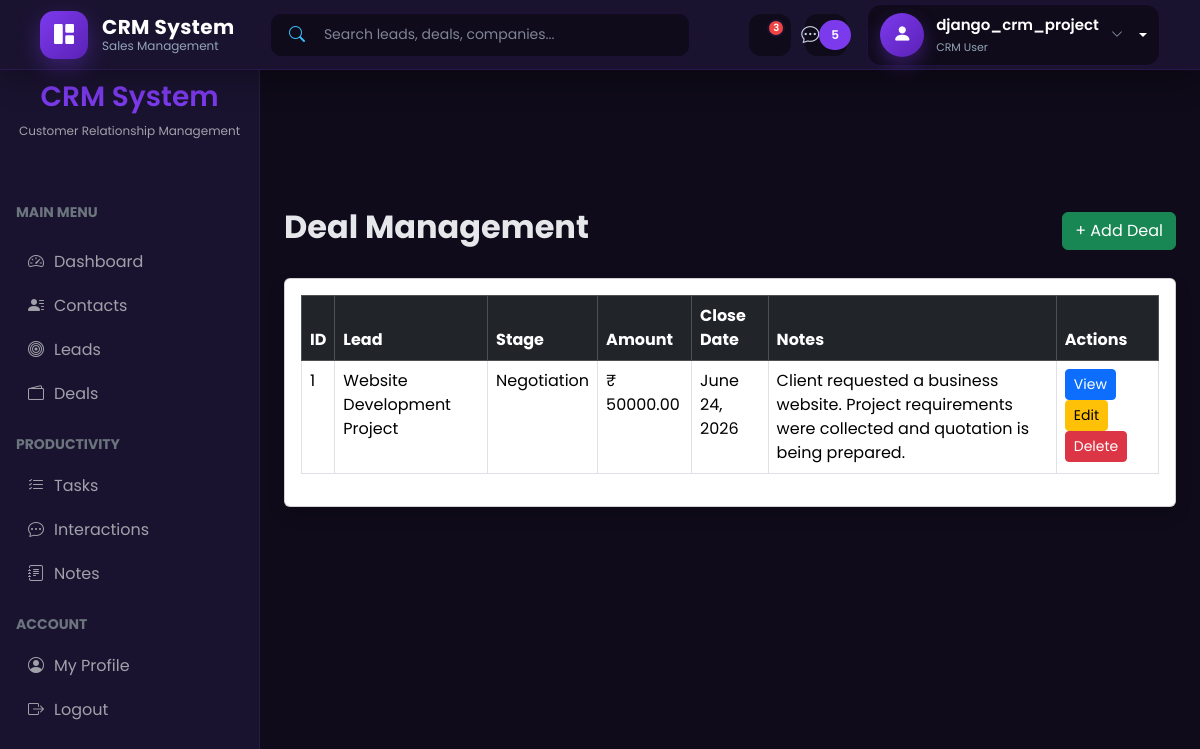
Page /deals/ (signed in) on the earlier database version.
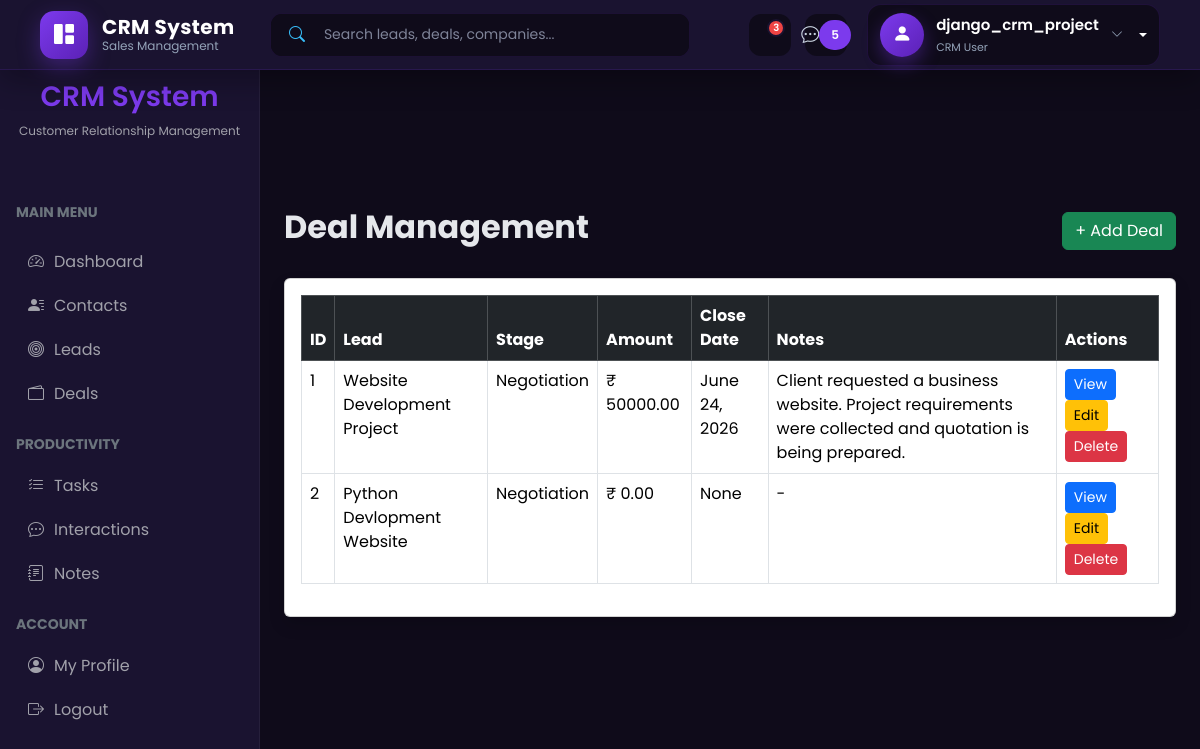
Same page on the later database version.
### accounts/models.py (models this page shows, shortened)
class CustomUser(AbstractUser):
    ROLE_CHOICES = (
        ('admin', 'Admin'),
        ('agent', 'Agent'),
    )
    role = models.CharField(max_length=10, choices=ROLE_CHOICES, default='agent')
    phone = models.CharField(max_length=15, blank=True, null=True)
    profile_pic = models.ImageField(upload_to="profiles/", blank=True, null=True)
    email = models.EmailField(unique=True)
    is_approved = models.BooleanField(default=False, help_text="Admin approval required for login")

### deals/models.py (models this page shows, shortened)
class Deal(models.Model):
    STAGE_CHOICES = (
        ('negotiation', 'Negotiation'),
        ('contract', 'Contract'),
        ('closed_won', 'Closed_Won'),
        ('closed_lost', 'Closed_Lost'),
    )
    lead = models.OneToOneField(Lead, on_delete=models.CASCADE)
    amount = models.DecimalField(max_digits=12, decimal_places=2, )
    stage = models.CharField(choices=STAGE_CHOICES, max_length=20)
    close_date = models.DateField(null=True, blank=True)
    notes = models.TextField(blank=True)
    created_at = models.DateTimeField(auto_now_add=True)

### leads/models.py (models this page shows)
class Lead(models.Model):
    STATUS_CHOICES = [
        ('new','New'),
        ('contacted','Contacted'),
        ('qualified','Qualified'),
        ('proposal','Proposal'),
        ('won','Won'),
        ('lost','Lost'),
    ]
    contact = models.ForeignKey(Contact,on_delete=models.CASCADE)
    title = models.CharField(max_length=200)
    status = models.CharField(max_length=20, choices=STATUS_CHOICES, default='new')
    assigned_to = models.ForeignKey(settings.AUTH_USER_MODEL, on_delete=models.SET_NULL, null=True,blank=True)
    estimated_value = models.DecimalField(max_digits=12, decimal_places=2, default=0)
    expected_close =models.DateField(null=True, blank=True)
    created_at = models.DateTimeField(auto_now_add=True)
    updated_at =models.DateTimeField(auto_now=True)
    def __str__(self):
        return self.title

### deals/views.py (the view)
# urls.py: path("", views.deal_list, name="deal_list"),
@login_required
def deal_list(request):
    deals = Deal.objects.select_related('lead').all()
    return render(request, "deals/deal_list.html", {"deals": deals})

### templates/deals/deal_list.html (shortened to what this page needs)
{% extends "base.html" %}
{% block content %}
<div class="container mt-4">
    <div class="d-flex justify-content-between align-items-center mb-4">
        <h2 class="fw-bold">Deal Management</h2>
        <a href="{% url 'deal_create' %}" class="btn btn-success">
            + Add Deal
        </a>
    </div>
    <div class="card shadow">
        <div class="card-body">
            <div class="table-responsive">
                <table class="table table-bordered table-hover">
                    <thead class="table-dark">
                        <tr>
                            <th>ID</th>
                            <th>Lead</th>
                            <th>Stage</th>
                            <th>Amount</th>
                            <th>Close Date</th>
                            <th>Notes</th>
                            <th>Actions</th>
                        </tr>
                    </thead>
                    <tbody>
                        {% for deal in deals %}
                        <tr>
                            <td>{{ deal.id }}</td>
                            <td>{{ deal.lead }}</td>
                            <td>{{ deal.get_stage_display }}</td>
                            <td>₹ {{ deal.amount }}</td>
                            <td>{{ deal.close_date }}</td>
                            <td>{{ deal.notes|default:"-" }}</td>
                            <td>
                                <a href="{% url 'deal_detail' deal.id %}" class="btn btn-primary btn-sm">
                                    View
                                </a>
                                <a href="{% url 'deal_edit' deal.id %}" class="btn btn-warning btn-sm">
                                    Edit
                                </a>
                                <a href="{% url 'deal_delete' deal.id %}" class="btn btn-danger btn-sm">
                                    Delete
                                </a>
                            </td>
                        </tr>
                        {% empty %}
                        <tr>
                            <td colspan="7" class="text-center">
                                No Deals Found
                            </td>
                        </tr>
                        {% endfor %}
                    </tbody>
                </table>
            </div>
        </div>
    </div>
</div>
{% endblock %}

### templates/base.html (shortened to what this page needs)
{% load static %}
<!DOCTYPE html>
<html lang="en">
<head>
    <link href="https://cdn.jsdelivr.net/npm/bootstrap@5.3.3/dist/css/bootstrap.min.css"
          rel="stylesheet">
    <link rel="stylesheet"
          href="https://cdn.jsdelivr.net/npm/bootstrap-icons@1.11.3/font/bootstrap-icons.min.css">
 <link rel="stylesheet" href="{% static 'css/base.css' %}">
<link rel="stylesheet" href="{% static 'css/components.css' %}">
<link rel="stylesheet" href="{% static 'css/pages.css' %}">
</head>
<body>
    {% include "includes/sidebar.html" %}
    {% include "includes/navbar.html" %}
    <main class="main-wrapper">
        <div class="container-fluid py-4">
            {% block content %}
            {% endblock %}
        </div>
    </main>
</body>
</html>

### templates/includes/sidebar.html (shortened to what this page needs)
<div class="sidebar">
    <div class="sidebar-logo">
        <h3>CRM System</h3>
        <p>Customer Relationship Management</p>
    </div>
    <div class="px-3 mt-4">
        <small class="text-uppercase text-secondary fw-bold">
            Main Menu
        </small>
    </div>
    <ul class="nav flex-column p-3">
        <li class="nav-item">
            <a href="/" class="nav-link">
                <i class="bi bi-speedometer2"></i>
                Dashboard
            </a>
        </li>
        <li class="nav-item">
            <a href="/contacts/" class="nav-link">
                <i class="bi bi-person-lines-fill"></i>
                Contacts
            </a>
        </li>
        <li class="nav-item">
            <a href="/leads/" class="nav-link">
                <i class="bi bi-bullseye"></i>
                Leads
            </a>
        </li>
        <li class="nav-item">
            <a href="/deals/" class="nav-link">
                <i class="bi bi-wallet2"></i>
                Deals
            </a>
        </li>
    </ul>
    <div class="px-3">
        <small class="text-uppercase text-secondary fw-bold">
            Productivity
        </small>
    </div>
    <ul class="nav flex-column p-3 pt-2">
        <li class="nav-item">
            <a href="/tasks/" class="nav-link">
                <i class="bi bi-list-check"></i>
                Tasks
            </a>
        </li>
        <li class="nav-item">
            <a href="/interactions/" class="nav-link">
                <i class="bi bi-chat-dots"></i>
                Interactions
            </a>
        </li>
        <li class="nav-item">
            <a href="/notes/" class="nav-link">
                <i class="bi bi-journal-text"></i>
                Notes
            </a>
        </li>
    </ul>
    <div class="px-3">
        <small class="text-uppercase text-secondary fw-bold">
            Account
        </small>
    </div>
    <ul class="nav flex-column p-3 pt-2">
        <li class="nav-item">
            <a href="/accounts/profile/" class="nav-link">
                <i class="bi bi-person-circle"></i>
                My Profile
            </a>
        </li>
        <li class="nav-item">
            <a href="/accounts/logout/" class="nav-link">
                <i class="bi bi-box-arrow-right"></i>
                Logout
            </a>
        </li>
    </ul>
</div>

### templates/includes/navbar.html (shortened to what this page needs)
<nav class="navbar navbar-expand-lg crm-navbar">
  <div class="container-fluid">
    <a class="navbar-brand crm-brand" href="{% url 'dashboard' %}">
      <div class="crm-brand-icon">
        <i class="bi bi-grid-1x2-fill"></i>
      </div>
      <div class="crm-brand-text">
        <span class="crm-brand-title"> CRM System </span>
        <small> Sales Management </small>
      </div>
    </a>
    <div class="collapse navbar-collapse" id="crmNavbar">
      <form class="crm-search mx-auto">
        <div class="input-group">
          <span class="input-group-text">
            <i class="bi bi-search"></i>
          </span>
          <input
            type="search"
            class="form-control"
            placeholder="Search leads, deals, companies..."
          />
        </div>
      </form>
      {% if user.is_authenticated %}
      <div class="crm-navbar-actions">
        <a
    href="javascript:void(0);"
    class="crm-nav-icon">
          <span class="crm-nav-badge"> 3 </span>
        </a>
        <a href="#" class="crm-nav-icon">
          <i class="bi bi-chat-dots"></i>
          <span class="crm-badge"> 5 </span>
        </a>
        <div class="dropdown crm-user-dropdown">
          <a
            href="#"
            class="crm-user dropdown-toggle"
            role="button"
            data-bs-toggle="dropdown"
            aria-expanded="false"
          >
            <div class="crm-avatar">
              <i class="bi bi-person-fill"></i>
            </div>
            <div class="crm-user-info">
              <span class="crm-user-name"> {{ user.username }} </span>
<small>
    CRM User
</small>            </div>
            <i class="bi bi-chevron-down crm-arrow"></i>
          </a>
        </div>
      </div>
      {% else %}
      <div class="d-flex align-items-center gap-2 ms-auto">
        <a href="/accounts/login/" class="btn btn-outline-light"> Login </a>
        <a href="/accounts/register/" class="btn btn-primary"> Register </a>
      </div>
      {% endif %}
    </div>
  </div>
</nav>

### static/css/base.css (style rules this page uses)
* { margin: 0; padding: 0; box-sizing: border-box; font-family: "Poppins", sans-serif; }
body { background: #0f0b1a; color: #e5e7eb; }
.sidebar { width: 260px; height: 100vh; position: fixed; top: 0; left: 0; background: #1a1330; border-right: 1px solid rgba(255,255,255,0.05); overflow-y: auto; padding-bottom: 20px; }
.sidebar-logo { text-align: center; padding: 20px 10px; }
.sidebar-logo h3 { color: #7c3aed; font-weight: 600; }
.sidebar-logo p { font-size: 12px; color: #a1a1aa; }
.sidebar .nav-link { color: #a1a1aa; padding: 10px 12px; border-radius: 8px; display: flex; gap: 10px; transition: 0.3s; }
.crm-navbar { position: fixed; top: 0; left: 260px; right: 0; z-index: 1000; }
.main-wrapper { margin-left: 260px; padding-top: 90px; }

### static/css/components.css (style rules this page uses)
.crm-navbar { position:sticky; top:0; z-index:1050; height:70px; padding:0 28px; background:#1a1330; border-bottom:1px solid rgba(124,58,237,.15); box-shadow:0 10px 30px rgba(0,0,0,.30); }
.crm-navbar .container-fluid { height:100%; display:flex; align-items:center; justify-content:space-between; }
.crm-brand { display:flex; align-items:center; gap:14px; text-decoration:none; transition:.35s; }
.crm-brand-icon { width:48px; height:48px; border-radius:14px; display:flex; align-items:center; justify-content:center; background:linear-gradient(135deg,#7c3aed,#5b21b6); box-shadow:0 8px 22px rgba(124,58,237,.35); }
.crm-brand-icon i { color:#fff; font-size:20px; }
.crm-brand-text { display:flex; flex-direction:column; line-height:1.2; }
.crm-brand-title { color:#fff; font-size:20px; font-weight:700; letter-spacing:.4px; }
.crm-brand-text small { color:#94a3b8; font-size:12px; }
.crm-navbar .navbar-collapse { display:flex; align-items:center; justify-content:space-between; }
.crm-search { width:420px; margin:0 auto; max-width:100%; }
.crm-search .input-group { height:44px; overflow:hidden; border-radius:12px; border:1px solid rgba(124,58,237,.12); background:#0f0b1a; transition:.30s; }
.crm-search .input-group-text { background:#0f0b1a; border:none; color:#38bdf8; padding-left:18px; padding-right:8px; }
.crm-search .form-control { background:#0f0b1a; border:none; color:#fff; font-size:14px; box-shadow:none; }
.crm-search .form-control::placeholder { color:#7f8499; }
.crm-navbar-actions { display:flex; align-items:center; gap:14px; margin-left:40px; }
.crm-nav-icon { width:42px; height:42px; display:flex; align-items:center; justify-content:center; border-radius:12px; background:#0f0b1a; color:#cbd5e1; text-decoration:none; position:relative; transition:.30s; }
.crm-nav-icon i { font-size:18px; }
.crm-nav-badge { position:absolute; top:5px; right:6px; width:18px; height:18px; border-radius:50%; background:#ef4444; color:#fff; font-size:10px; font-weight:600; display:flex; align-items:center; justify-content:center; border:2px solid #1a1330; }
.crm-user-dropdown { margin-left:6px; }
.crm-user { display:flex; align-items:center; gap:12px; min-width:170px; padding:8px 12px; border-radius:14px; background:#0f0b1a; border:1px solid rgba(124,58,237,.15); color:#fff; text-decoration:none; transition:all .30s ease; }
.crm-avatar { width:44px; height:44px; min-width:44px; border-radius:50%; background:linear-gradient(135deg,#7c3aed,#5b21b6); display:flex; align-items:center; justify-content:center; box-shadow:0 8px 18px rgba(124,58,237,.35); }
.crm-avatar i { font-size:19px; color:#fff; }
.crm-user-info { display:flex; flex-direction:column; overflow:hidden; flex:1; }
.crm-user-name { font-size:15px; font-weight:600; color:#fff; white-space:nowrap; overflow:hidden; text-overflow:ellipsis; }
.crm-user-info small { font-size:11px; color:#94a3b8; margin-top:2px; }
.crm-arrow { font-size:12px; color:#94a3b8; transition:.30s; }
.crm-badge, .crm-badge-primary, .crm-badge-info, .crm-badge-warning, .crm-badge-secondary, .crm-badge-success, .crm-badge-danger { display: inline-block; padding: 6px 12px; border-radius: 30px; font-size: 12px; font-weight: 600; background:#7c3aed; color:#fff; }

Differences in the rows shown:
added Deal: id "2", lead "Python Devlopment Website", stage "Negotiation", amount "0.00", close_date "None", notes "-"
